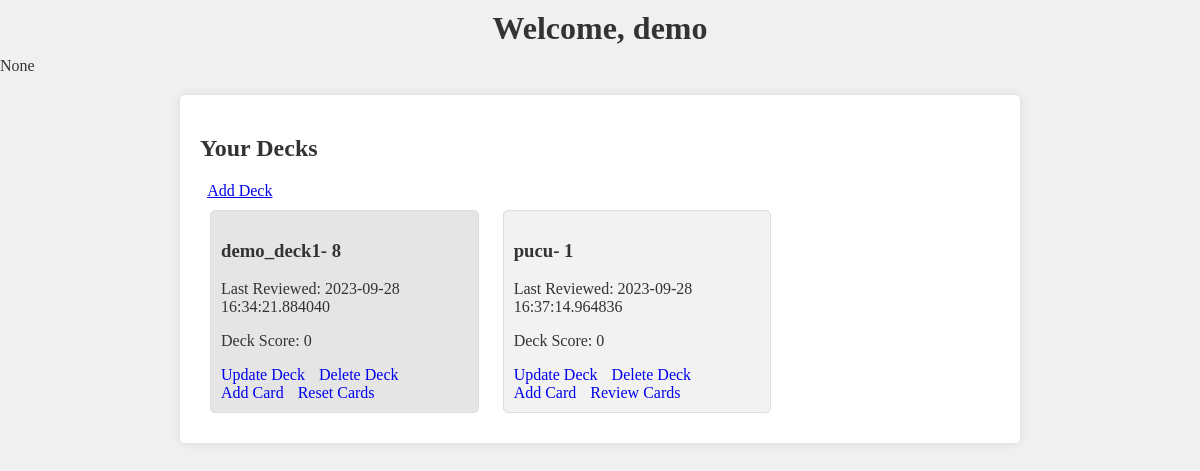
The page /user_dashboard/1 on the database as committed earlier.
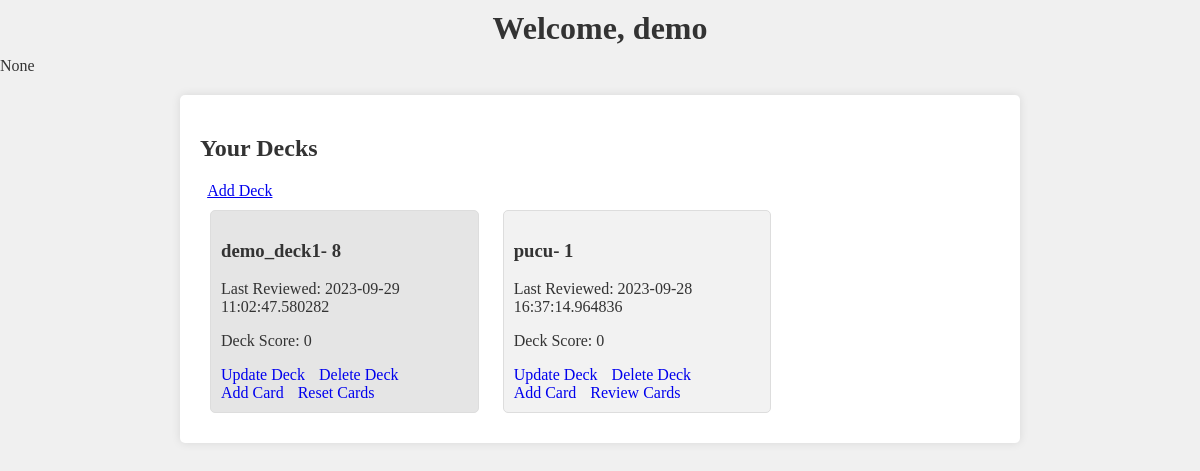
The same page on the database as committed later.
### app.py (models this page shows, shortened)
class User(db.Model):
        id = db.Column(db.Integer, primary_key = True, autoincrement=True)
        username = db.Column(db.String(200), nullable = False)
        email = db.Column(db.String(200), nullable = False)
        password = db.Column(db.String(8), nullable = False)
        user_decks = relationship('Deck')

class Deck(db.Model):
        id = db.Column(db.Integer, primary_key = True, autoincrement=True)
        name = db.Column(db.String(200), nullable = False)
        last_reviewed = db.Column(db.DateTime , default = datetime.now())
        deck_score = db.Column(db.Integer, nullable = False)
        cards = relationship('Card' , cascade="all, delete-orphan")
        user_id = db.Column(db.Integer, db.ForeignKey('user.id'), nullable=False)
        deck_user = relationship('User', overlaps="user_decks")

### app.py (the view)
@app.route('/user_dashboard/<int:user_id>',methods =['GET'])
def user_dashboard(user_id):
    msg = request.args.get('msg')
    user = User.query.get_or_404(user_id)
    print(user.user_decks)
    return render_template('user_dashboard.html', user = user, msg = msg)

### templates/user_dashboard.html (shortened to what this page needs)
<!DOCTYPE html>
<html lang="en">
<head>
</head>
<body>
    <header>
        <h1>Welcome, {{ user.username }}</h1>
    </header>
    {{msg}}
    <div class="container">
        <h2>Your Decks</h2>
        &nbsp <a href="/add_deck/{{ user.id }}"> Add Deck</a> <br>
        {% for deck in user.user_decks %}
        <div class="card">
            <h3>{{ deck.name }}- {{deck.cards | length}}</h3>
            <p>Last Reviewed: {{ deck.last_reviewed }}</p>
            <p>Deck Score: {{ deck.deck_score }}</p>
            <a href="/update_deck/{{ deck.id }}">Update Deck</a>
            <a href="/delete_deck/{{ deck.id }}">Delete Deck</a> <br>
            <a href="/add_card/{{ deck.id }}" class="btn btn-success">Add Card</a>
            {% if deck.cards and deck.cards|map(attribute='card_score')|sum > 0 %}
                <a href="/review_cards/{{ deck.id }}" class="btn btn-success">Review Cards</a>
            {%elif deck.cards|length==0 %}
            no cards
            {%else%}
                <a href="/reset_deck/{{ deck.id }}" class="btn btn-success">Reset Cards</a>
                {% endif %}
        </div>
        {% endfor %}
    </div>
</body>
</html>

### templates/user_dashboard.html (style rules this page uses)
body, h1 { margin: 0; padding: 0; }
body { font-family: "Times New Roman", Times, serif; background-image: url('/static/background.png'); background-color: #f0f0f0; color: #333; }
header { background-color: #e1bb9d color: #fff; text-align: center; padding: 10px; }
.container { max-width: 800px; margin: 20px auto; background-color: #fff; padding: 20px; border-radius: 5px; box-shadow: 0px 0px 10px rgba(0, 0, 0, 0.1); }
.card { border: 1px solid #ddd; padding: 10px; margin: 10px; border-radius: 5px; display: inline-block; width: calc(33.33% - 20px); background-color: #fff; }
.card:nth-child(odd) { background-color: #f2f2f2; }
.card:nth-child(even) { background-color: #e5e5e5; }
.card a { margin-right: 10px; text-decoration: none; }

Rows that differ between the two databases and show on the page:
changed Deck "demo_deck1": last_reviewed "2023-09-28 16:34:21.884040" → "2023-09-29 11:02:47.580282"
